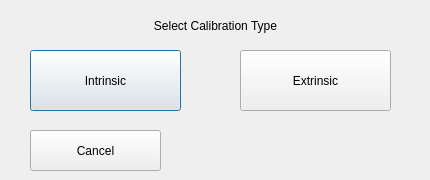
<?xml version="1.0" encoding="UTF-8"?>
<ui version="4.0">
 <class>DialogCalibration</class>
 <widget class="QDialog" name="DialogCalibration">
  <property name="geometry">
   <rect>
    <x>0</x>
    <y>0</y>
    <width>430</width>
    <height>180</height>
   </rect>
  </property>
  <property name="windowTitle">
   <string>Dialog</string>
  </property>
  <widget class="QPushButton" name="INTRINSIC">
   <property name="geometry">
    <rect>
     <x>30</x>
     <y>50</y>
     <width>151</width>
     <height>61</height>
    </rect>
   </property>
   <property name="text">
    <string>Intrinsic</string>
   </property>
  </widget>
  <widget class="QPushButton" name="EXTRINSIC">
   <property name="geometry">
    <rect>
     <x>240</x>
     <y>50</y>
     <width>151</width>
     <height>61</height>
    </rect>
   </property>
   <property name="text">
    <string>Extrinsic</string>
   </property>
  </widget>
  <widget class="QLabel" name="label">
   <property name="geometry">
    <rect>
     <x>70</x>
     <y>10</y>
     <width>291</width>
     <height>31</height>
    </rect>
   </property>
   <property name="text">
    <string>Select Calibration Type</string>
   </property>
   <property name="alignment">
    <set>Qt::AlignCenter</set>
   </property>
  </widget>
  <widget class="QPushButton" name="cancelButton">
   <property name="geometry">
    <rect>
     <x>30</x>
     <y>130</y>
     <width>131</width>
     <height>41</height>
    </rect>
   </property>
   <property name="text">
    <string>Cancel</string>
   </property>
  </widget>
 </widget>
 <resources/>
 <connections/>
</ui>
